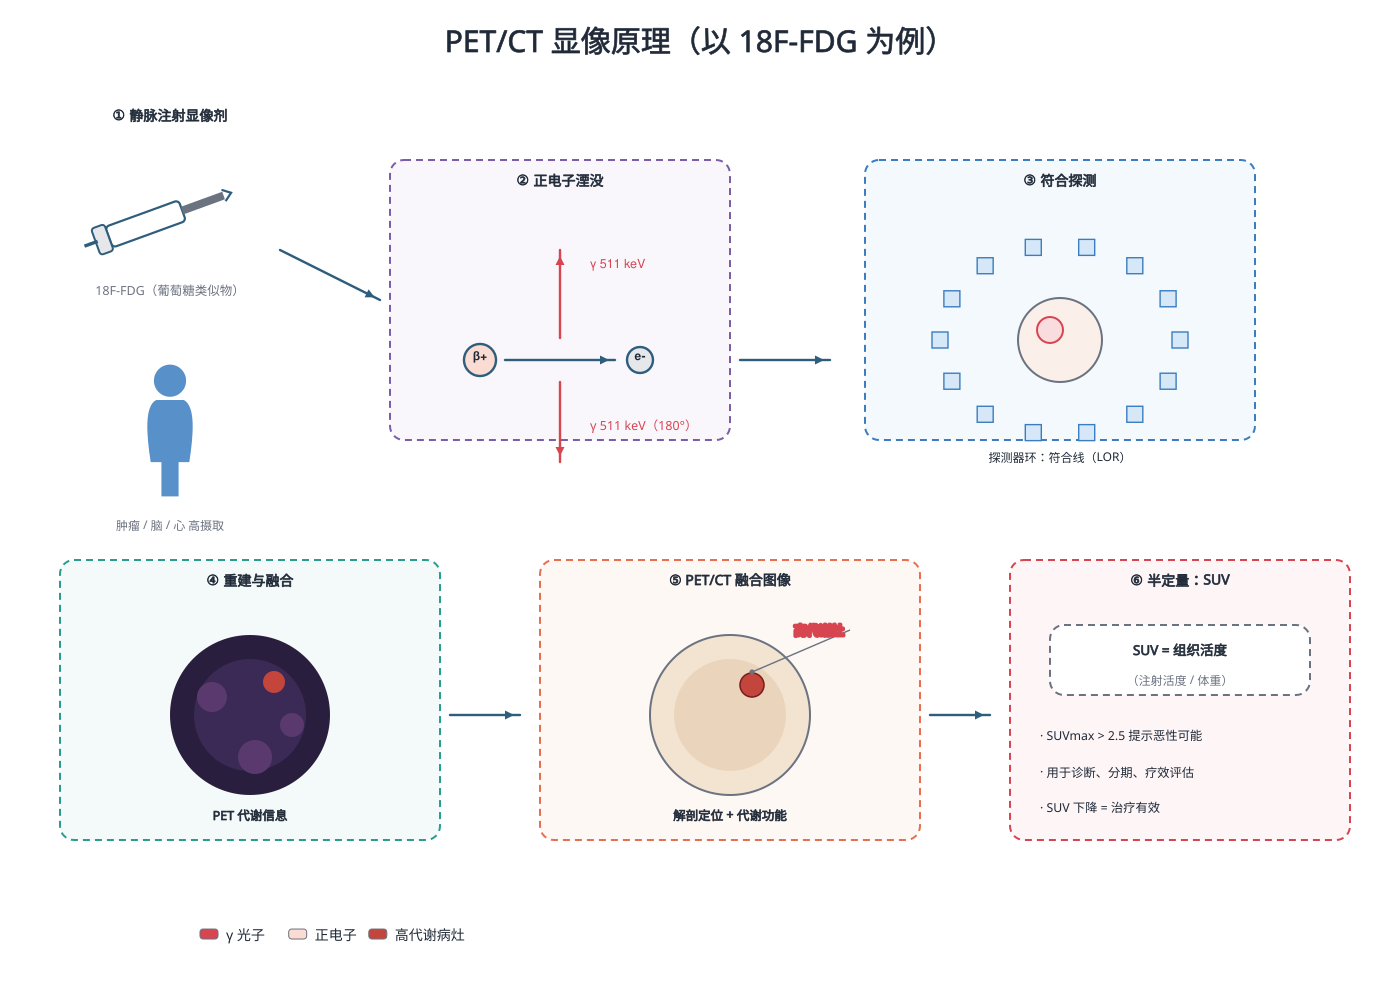

Generate this figure with Python:
# -*- coding: utf-8 -*-
"""核医学：PET/CT 显像原理（18F-FDG）——中心锚点版"""
import os, sys, math
sys.path.insert(0, r"C:\Users\Administrator\.workbuddy\skills\medical-illustration\scripts")
from bio_graphics import Canvas, C, leader_label

OUT = os.path.expanduser("~/.workbuddy/skills/medical-illustration/assets/examples/disciplines")
os.makedirs(OUT, exist_ok=True)

c = Canvas(1400, 1000)
c.title("PET/CT 显像原理（以 18F-FDG 为例）", size=30)

# ① 注射
c.add("syringe", 170, 215, length=130, angle=-20, label=None)
c.text(170, 120, "① 静脉注射显像剂", size=14, bold=True)
c.text(170, 295, "18F-FDG（葡萄糖类似物）", size=12.5, fill=C["gray"])
c.add("human_silhouette", 170, 430, h=150, label=None)
c.text(170, 530, "肿瘤 / 脑 / 心 高摄取", size=12, fill=C["gray"])
c.arrow(280, 250, 380, 300, kind="activation")

# ② 湮没
c.add("group_box", 560, 300, w=340, h=280, label=None, color=C["purple"], fill="#F9F7FC")
c.text(560, 185, "② 正电子湮没", size=14, bold=True)
c.add("protein_blob", 480, 360, r=16, shape="circle", fill=C["orange_l"], label=None)
c.text(480, 360, "β+", size=12, bold=True)
c.add("protein_blob", 640, 360, r=13, shape="circle", fill=C["gray_l"], label=None)
c.text(640, 360, "e-", size=12, bold=True)
c.arrow(505, 360, 615, 360, kind="activation")
c.arrow(560, 338, 560, 250, kind="activation", color=C["red"], width=2.4)
c.arrow(560, 382, 560, 462, kind="activation", color=C["red"], width=2.4)
c.text(590, 268, "γ 511 keV", size=12.5, fill=C["red"], anchor="start")
c.text(590, 430, "γ 511 keV（180°）", size=12.5, fill=C["red"], anchor="start")
c.arrow(740, 360, 830, 360, kind="activation")

# ③ 符合探测
c.add("group_box", 1060, 300, w=390, h=280, label=None, color=C["blue"], fill="#F4F9FE")
c.text(1060, 185, "③ 符合探测", size=14, bold=True)
for i in range(14):
    ang = i / 14 * 6.283
    c.rect(1060 + 120 * math.cos(ang) - 8, 340 + 95 * math.sin(ang) - 8,
           16, 16, fill=C["blue_l"], stroke=C["blue"], width=1.4)
c.circle(1060, 340, 42, fill="#FBEFEA", stroke=C["gray"], width=2.0)
c.circle(1050, 330, 13, fill=C["red_l"], stroke=C["red"], width=2.0)
c.text(1060, 462, "探测器环：符合线（LOR）", size=12)

# ④ 重建
c.add("group_box", 250, 700, w=380, h=280, label=None, color=C["teal"], fill="#F3FAF9")
c.text(250, 585, "④ 重建与融合", size=14, bold=True)
c.circle(250, 715, 80, fill="#2A1E3F")
c.circle(250, 715, 56, fill="#3A2A55")
for (dx, dy, r, col) in [(-38, -18, 15, "#5A3A6E"), (42, 10, 12, "#5A3A6E"),
                          (5, 42, 17, "#5A3A6E"), (24, -33, 11, "#C4453C")]:
    c.circle(250 + dx, 715 + dy, r, fill=col)
c.text(250, 820, "PET 代谢信息", size=12.5, bold=True)
c.arrow(450, 715, 520, 715, kind="activation")

# ⑤ 融合
c.add("group_box", 730, 700, w=380, h=280, label=None, color=C["orange"], fill="#FEF8F4")
c.text(730, 585, "⑤ PET/CT 融合图像", size=14, bold=True)
c.circle(730, 715, 80, fill="#F3E4D2", stroke=C["gray"], width=2.0)
c.circle(730, 715, 56, fill="#EAD5BC")
c.circle(752, 685, 12, fill="#C4453C", stroke="#7a1f1f", width=1.6)
c.raw(leader_label(752, 672, 850, 630, "高代谢灶", size=12.5, bold=True, color=C["red"]))
c.text(730, 820, "解剖定位 + 代谢功能", size=12.5, bold=True)
c.arrow(930, 715, 990, 715, kind="activation")

# ⑥ SUV
c.add("group_box", 1180, 700, w=340, h=280, label=None, color=C["red"], fill="#FDF5F6")
c.text(1180, 585, "⑥ 半定量：SUV", size=14, bold=True)
c.add("group_box", 1180, 660, w=260, h=70, label=None, color=C["gray"], fill="#FFFFFF")
c.text(1180, 655, "SUV = 组织活度", size=13.5, bold=True)
c.text(1180, 685, "（注射活度 / 体重）", size=12, fill=C["gray"])
for i, t in enumerate(["SUVmax > 2.5 提示恶性可能", "用于诊断、分期、疗效评估",
                       "SUV 下降 = 治疗有效"]):
    c.text(1040, 740 + i * 36, "· " + t, size=12.3, anchor="start")

c.add("legend_row", 200, 940, items=[(C["red"], "γ 光子"), (C["orange_l"], "正电子"),
                                     ("#C4453C", "高代谢病灶")], size=14)

c.save(os.path.join(OUT, "pet_ct_principle.svg"))
c.export(os.path.join(OUT, "pet_ct_principle"), formats=("png",), dpi=300)
print("pet done")
